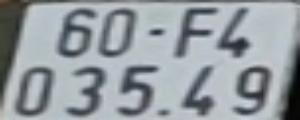
#> input picture xla/buoi9/output_regions/bien_so_1.png, 300 x 120 px; its folder holds only this picture in this run
$ python codexulibienso.py
#> lines starting #> are read from the running program, lines starting #| are printed output that depends on the picture; after the words box and inside, x2 and y2 are one past the last pixel; in counts of white or black regions, pixels touching at a corner belong together
from PIL import Image
import pytesseract
import numpy as np
import cv2
import math
import glob
import os

# === 0. ĐƯỜNG DẪN TESSERACT ===
pytesseract.pytesseract.tesseract_cmd = r"C:\\Program Files\\Tesseract-OCR\\tesseract.exe"

# === 1. ĐỌC ẢNH BIỂN SỐ ===
folder_path = "output_regions"  # Thư mục chứa ảnh đã cắt
image_files = sorted(glob.glob(os.path.join(folder_path, "*.png")))

if not image_files:
    raise FileNotFoundError(f"Không tìm thấy ảnh trong thư mục: {folder_path}")

print(f"==> Tổng số ảnh được tìm thấy: {len(image_files)}")

final_text = ""
# === 2. VÒNG LẶP QUA TỪNG ẢNH ===
for idx, file_path in enumerate(image_files):
    print(f"\n=== ẢNH {idx+1}/{len(image_files)}: {os.path.basename(file_path)} ===")

    img = cv2.imread(file_path)
#> img is the input picture: shape (120, 300, 3); mean B, G, R 160.8, 156.2, 149.2
    if img is None:
        print(f"⚠ Không đọc được ảnh: {file_path}")
        continue

    # === 2. TIỀN XỬ LÝ ===
    gray = cv2.cvtColor(img, cv2.COLOR_BGR2GRAY)
    gray = cv2.GaussianBlur(gray, (1, 1), 1)
    thresh = cv2.adaptiveThreshold(
        gray, 255, cv2.ADAPTIVE_THRESH_GAUSSIAN_C,
        cv2.THRESH_BINARY_INV, 45, 20
    )
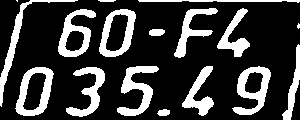
#> thresh: shape (120, 300); 23.2% white; 17 white regions (2 under 20 px)
  #  cv2.imshow(f"Threshold_{idx+1}", thresh)

    # === 3. TÌM KHUNG KÝ TỰ ===
    contours, _ = cv2.findContours(thresh, cv2.RETR_EXTERNAL, cv2.CHAIN_APPROX_SIMPLE)
#> contours = 17 contours, 3 with area under 20; largest, box (x1, y1, x2, y2) and area: (15, 67, 54, 116) 1324, (99, 9, 136, 57) 1254, (232, 66, 271, 115) 1040, (58, 9, 96, 57) 984, (117, 66, 159, 116) 734
    char_regions = []
    for c in contours:
        x, y, w, h = cv2.boundingRect(c)
        aspect_ratio = h / w
        if 20 < h < 150 and 10 < w < 100 and 1.0 < aspect_ratio < 6.0:
            char_regions.append((x, y, w, h))
#> this loop made 17 passes
#> (x, y, w, h, aspect_ratio) on passes 1 to 12: (157, 109, 13, 7, 0.538), (66, 67, 39, 50, 1.28), (15, 67, 39, 49, 1.26), (232, 66, 39, 49, 1.26), (182, 66, 32, 50, 1.56), (117, 66, 42, 50, 1.19), (282, 44, 18, 76, 4.22), (149, 29, 16, 7, 0.438), (297, 23, 3, 6, 2), (99, 9, 37, 48, 1.3), (58, 9, 38, 48, 1.26), (217, 8, 33, 49, 1.48)
#> (c, x, y, w, h, aspect_ratio) on pass 17: ([[16, 0], [17, 1], [17, 0]], 16, 0, 2, 2, 1)
#> after the loop, char_regions = [(66, 67, 39, 50), (15, 67, 39, 49), (232, 66, 39, 49), (182, 66, 32, 50), (117, 66, 42, 50), (282, 44, 18, 76), (99, 9, 37, 48), (58, 9, 38, 48), (217, 8, 33, 49), (174, 8, 44, 50), (0, 0, 78, 107)]

    char_regions = sorted(char_regions, key=lambda b: (b[1] // 50, b[0]))
#> char_regions = [(0, 0, 78, 107), (58, 9, 38, 48), (99, 9, 37, 48), (174, 8, 44, 50), (217, 8, 33, 49), (282, 44, 18, 76), (15, 67, 39, 49), (66, 67, 39, 50), (117, 66, 42, 50), (182, 66, 32, 50), (232, 66, 39, 49)]
    print(f"===> Tổng số ô ký tự phát hiện: {len(char_regions)}")
#| ===> Tổng số ô ký tự phát hiện: 11

    # === 4. VẼ KHUNG KÝ TỰ ===
    for (x, y, w, h) in char_regions:
        pad = 16
        cv2.rectangle(img, (x - pad, y - pad), (x + w + pad, y + h + pad), (0, 255, 0), 2)
#> this loop made 11 passes
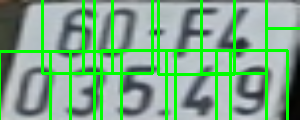
#> img: shape (120, 300, 3); 15.65% of pixels changed, all inside (x1, y1, x2, y2) = (0, 0, 300, 120)
 #   cv2.imshow(f"Detected_{idx+1}", img)

    # === 5. NHẬN DIỆN BAN ĐẦU ===
    char_info_list = []
    for i, (x, y, w, h) in enumerate(char_regions):
        pad = 9
        x1 = max(x - pad, 0)
        y1 = max(y - pad, 0)
        x2 = min(x + w + pad, thresh.shape[1])
        y2 = min(y + h + pad, thresh.shape[0])
        char_img = thresh[y1:y2, x1:x2]

        #cv2.imshow(f"Char_{idx+1}_{i+1}_Raw", char_img)
      #  cv2.waitKey(200)

        black_ratio = np.sum(char_img > 0) / (char_img.size)
        if black_ratio < 0.15:
            print(f"⚠ Char {i+1}: bỏ qua (vùng đen chỉ {black_ratio*100:.1f}%)")
            continue

        if i < 2:
            whitelist = "0123456789ABCDEFGHIJKLMNOPQRSTUVWXYZ"
        elif i == 2:
            whitelist = "ABCDEFGHIJKLMNOPQRSTUVWXYZ"
        else:
            whitelist = "ABCDEFGHIJKLMNOPQRSTUVWXYZ0123456789"

        cfg = f"--oem 3 --psm 10 -c tessedit_char_whitelist={whitelist}"
#> (the run stopped early here; a loop or call above may not have finished)

$ run again, on xla/buoi9/output_regions/bien_so_5.png
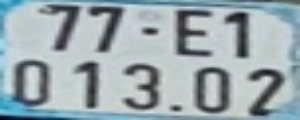
#> input picture xla/buoi9/output_regions/bien_so_5.png, 300 x 120 px
#> img is the input picture: shape (120, 300, 3); mean B, G, R 173.4, 169.6, 155.1
#> `thresh = cv2.adaptiveThreshold( gray, 255, cv2.ADAPTIVE_THRESH_GAUSSIA..`:
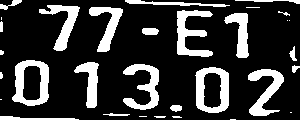
#> thresh: shape (120, 300); 21% white; 32 white regions (11 under 20 px)
#> contours = 32 contours, 14 with area under 20; largest, box (x1, y1, x2, y2) and area: (12, 60, 49, 106) 1350, (195, 67, 229, 113) 1326, (177, 10, 213, 57) 693, (248, 69, 284, 116) 652, (123, 64, 159, 110) 642
#> the loop `for c in contours:` made 32 passes
#> (x, y, w, h, aspect_ratio) on passes 2, 3, 5, 6, 8, 10, 11, 12: (172, 116, 10, 2, 0.2), (154, 116, 12, 2, 0.167), (0, 116, 79, 4, 0.0506), (103, 113, 27, 3, 0.111), (170, 105, 12, 7, 0.583), (0, 72, 3, 7, 2.33), (248, 69, 36, 47, 1.31), (195, 67, 34, 46, 1.35)
#> after the loop `for c in contours:`: char_regions = [(248, 69, 36, 47), (195, 67, 34, 46), (123, 64, 36, 46), (74, 62, 25, 46), (12, 60, 37, 46), (224, 13, 25, 45), (177, 10, 36, 47), (89, 7, 34, 45), (39, 5, 41, 46)]
#> `char_regions = sorted(char_regions, key=lambda b: (b[1] // 50, b[0]))`: char_regions = [(39, 5, 41, 46), (89, 7, 34, 45), (177, 10, 36, 47), (224, 13, 25, 45), (12, 60, 37, 46), (74, 62, 25, 46), (123, 64, 36, 46), (195, 67, 34, 46), (248, 69, 36, 47)]
#| ===> Tổng số ô ký tự phát hiện: 9
#> the loop `for (x, y, w, h) in char_regions:` made 9 passes

$ run again, on xla/buoi9/output_regions/bien_so_6.png
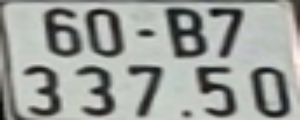
#> input picture xla/buoi9/output_regions/bien_so_6.png, 300 x 120 px
#> img is the input picture: shape (120, 300, 3); mean B, G, R 153.8, 157.8, 154.8
#> `thresh = cv2.adaptiveThreshold( gray, 255, cv2.ADAPTIVE_THRESH_GAUSSIA..`:
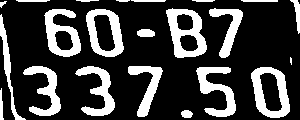
#> thresh: shape (120, 300); 24.5% white; 22 white regions (1 under 20 px)
#> contours = 22 contours, 5 with area under 20; largest, box (x1, y1, x2, y2) and area: (251, 67, 290, 118) 1480, (166, 8, 207, 58) 1430, (86, 9, 124, 57) 1356, (44, 9, 81, 57) 1086, (196, 67, 236, 117) 767
#> the loop `for c in contours:` made 22 passes
#> (x, y, w, h, aspect_ratio) on passes 1 to 8: (181, 110, 12, 8, 0.667), (0, 88, 4, 32, 8), (251, 67, 39, 51, 1.31), (196, 67, 40, 50, 1.25), (128, 66, 35, 51, 1.46), (75, 66, 40, 50, 1.25), (23, 66, 38, 50, 1.32), (290, 57, 2, 8, 4)
#> after the loop `for c in contours:`: char_regions = [(251, 67, 39, 51), (196, 67, 40, 50), (128, 66, 35, 51), (75, 66, 40, 50), (23, 66, 38, 50), (0, 14, 26, 106), (86, 9, 38, 48), (44, 9, 37, 48), (209, 8, 34, 50), (166, 8, 41, 50)]
#> `char_regions = sorted(char_regions, key=lambda b: (b[1] // 50, b[0]))`: char_regions = [(0, 14, 26, 106), (44, 9, 37, 48), (86, 9, 38, 48), (166, 8, 41, 50), (209, 8, 34, 50), (23, 66, 38, 50), (75, 66, 40, 50), (128, 66, 35, 51), (196, 67, 40, 50), (251, 67, 39, 51)]
#| ===> Tổng số ô ký tự phát hiện: 10
#> the loop `for (x, y, w, h) in char_regions:` made 10 passes

$ run again, on xla/buoi9/output_regions/bien_so_2.png
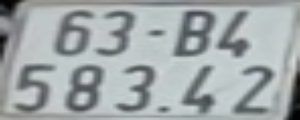
#> input picture xla/buoi9/output_regions/bien_so_2.png, 300 x 120 px
#> img is the input picture: shape (120, 300, 3); mean B, G, R 168.7, 167.6, 160.6
#> `thresh = cv2.adaptiveThreshold( gray, 255, cv2.ADAPTIVE_THRESH_GAUSSIA..`:
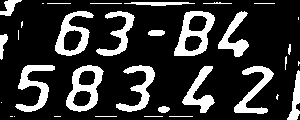
#> thresh: shape (120, 300); 20.5% white; 34 white regions (11 under 20 px)
#> contours = 34 contours, 19 with area under 20; largest, box (x1, y1, x2, y2) and area: (174, 11, 215, 56) 1216, (66, 65, 104, 112) 1168, (55, 11, 94, 56) 938, (15, 65, 55, 112) 614, (234, 66, 274, 114) 569
#> the loop `for c in contours:` made 34 passes
#> (x, y, w, h, aspect_ratio) on passes 5, 7, 8, 9, 10, 11, 12, 13: (14, 116, 1, 1, 1), (158, 106, 12, 7, 0.583), (1, 102, 1, 1, 1), (276, 94, 3, 6, 2), (287, 70, 13, 50, 3.85), (234, 66, 40, 48, 1.2), (182, 66, 33, 47, 1.42), (116, 65, 39, 47, 1.21)
#> after the loop `for c in contours:`: char_regions = [(287, 70, 13, 50), (234, 66, 40, 48), (182, 66, 33, 47), (116, 65, 39, 47), (66, 65, 38, 47), (15, 65, 40, 47), (218, 11, 31, 46), (174, 11, 41, 45), (96, 11, 39, 45), (55, 11, 39, 45)]
#> `char_regions = sorted(char_regions, key=lambda b: (b[1] // 50, b[0]))`: char_regions = [(55, 11, 39, 45), (96, 11, 39, 45), (174, 11, 41, 45), (218, 11, 31, 46), (15, 65, 40, 47), (66, 65, 38, 47), (116, 65, 39, 47), (182, 66, 33, 47), (234, 66, 40, 48), (287, 70, 13, 50)]
#| ===> Tổng số ô ký tự phát hiện: 10
#> the loop `for (x, y, w, h) in char_regions:` made 10 passes

$ run again, on xla/buoi9/output_regions/bien_so_3.png
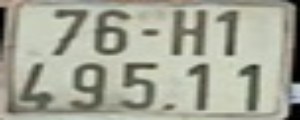
#> input picture xla/buoi9/output_regions/bien_so_3.png, 300 x 120 px
#> img is the input picture: shape (120, 300, 3); mean B, G, R 151.2, 166.5, 164.9
#> `thresh = cv2.adaptiveThreshold( gray, 255, cv2.ADAPTIVE_THRESH_GAUSSIA..`:
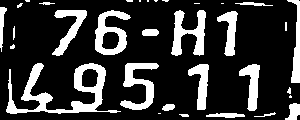
#> thresh: shape (120, 300); 21.2% white; 33 white regions (14 under 20 px)
#> contours = 33 contours, 18 with area under 20; largest, box (x1, y1, x2, y2) and area: (6, 63, 121, 114) 1789, (95, 10, 131, 55) 944, (171, 10, 206, 56) 701, (120, 63, 159, 110) 663, (52, 10, 87, 56) 500
#> the loop `for c in contours:` made 33 passes
#> (x, y, w, h, aspect_ratio) on passes 1, 2, 4, 5, 6, 7, 8, 9: (179, 114, 10, 3, 0.3), (206, 113, 39, 5, 0.128), (254, 112, 22, 5, 0.227), (162, 104, 13, 7, 0.538), (285, 103, 15, 17, 1.13), (289, 95, 3, 3, 1), (287, 87, 4, 7, 1.75), (239, 64, 21, 47, 2.24)
#> after the loop `for c in contours:`: char_regions = [(239, 64, 21, 47), (188, 64, 21, 46), (120, 63, 39, 47), (217, 11, 21, 45), (171, 10, 35, 46), (95, 10, 36, 45), (52, 10, 35, 46)]
#> `char_regions = sorted(char_regions, key=lambda b: (b[1] // 50, b[0]))`: char_regions = [(52, 10, 35, 46), (95, 10, 36, 45), (171, 10, 35, 46), (217, 11, 21, 45), (120, 63, 39, 47), (188, 64, 21, 46), (239, 64, 21, 47)]
#| ===> Tổng số ô ký tự phát hiện: 7
#> the loop `for (x, y, w, h) in char_regions:` made 7 passes
